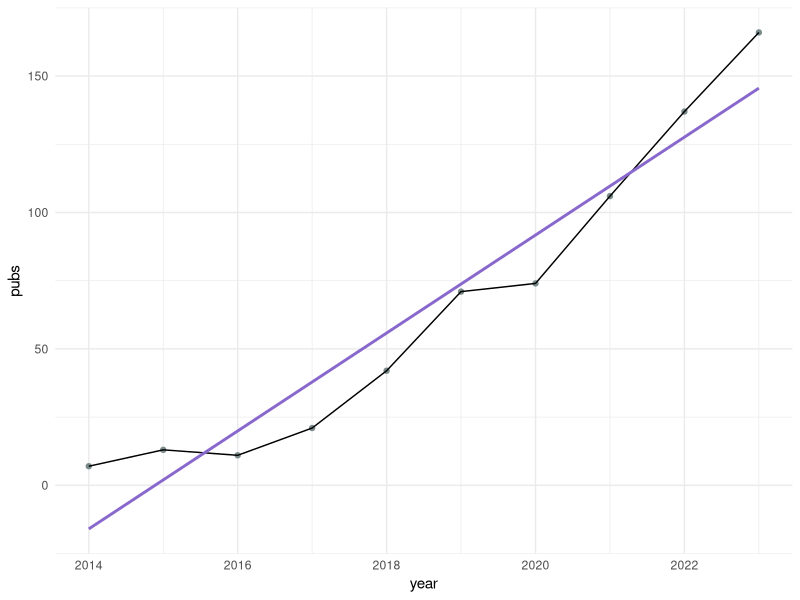

Write R code to recreate this figure.
library(ggplot2)


#includes current trajectory for 2023
pubs <- c(7,13,11,21,42,71,74,106,137,166)
year <- c(2014:2023)

df <- data.frame(year,pubs)

ggplot(df, aes(year,pubs))+
  geom_point(color = "lightcyan4")+
  geom_line()+
  geom_smooth(method = "lm", se = FALSE, color = "mediumpurple3")+
  theme_minimal()

lm1 <- lm(pubs ~ year,  data=df)
summary(lm1)



